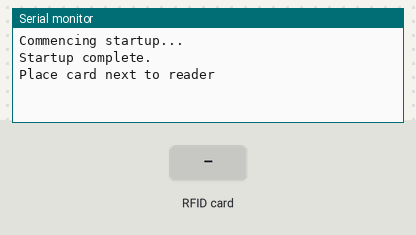
The sketch below on a simulated Arduino Uno, built with avr-gcc and run on an emulated ATmega328P. On the bench: the last lines printed to the serial monitor. The test bench sets the inputs (shaded band).

Above: at 1.2 s.
1.3 s: RFID card 16 9E 8D 8D held to the reader
At 2.4 s:
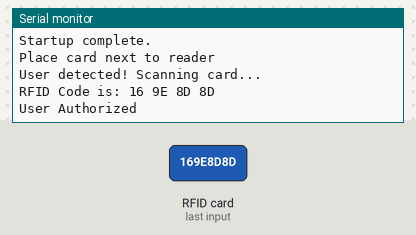
2.8 s: RFID card 5E 7A 19 C4 held to the reader
At 4.2 s:
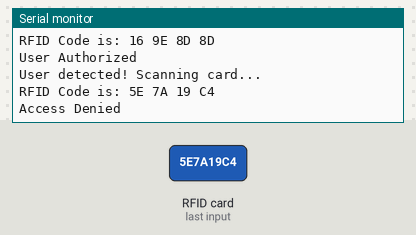

The sketch:

MFRC522_example.ino
```cpp
#include <MFRC522.h>
#include <SPI.h>

// Declare the pins involved with communicating to the RFID scanner
#define SS_PIN 10
#define RST_PIN 9
MFRC522 mfrc522(SS_PIN, RST_PIN);

void setup() {
  Serial.begin(9600);
  Serial.println("Commencing startup...");

  // Initiate the RFID and the serial data protocol
  // SPI - Serial Peripheral Interface
  SPI.begin();
  mfrc522.PCD_Init();

  Serial.println("Startup complete.");
  Serial.println("Place card next to reader");
}

void loop() {
  delay(300);
  // Check if a) A new card is present on the reader and
  // b) if we can read it's serial code
  if(mfrc522.PICC_IsNewCardPresent() && mfrc522.PICC_ReadCardSerial()) {
    // New card to read!
    Serial.println("User detected! Scanning card...");
    String RFID_code = "";
    for(byte i=0; i<4; i++) {
      // An RFID code consists of 4 hexadecimal numbers - add these to the input
      // Loop through the UID (Unique Identifier) to obtain all the values
      RFID_code.concat(String(mfrc522.uid.uidByte[i], HEX));

      // Put a space between the numbers for readability
      if(i<3) {RFID_code.concat(" ");}
    }

    RFID_code.toUpperCase();
    Serial.println("RFID Code is: " + RFID_code);

    // Check whether the keycard is authorized
    if(RFID_code == "16 9E 8D 8D") { // Change value here to card reading
      Serial.println("User Authorized");
    } else {
      Serial.println("Access Denied");
    }
  }
}
```

Measured:
- after the input at 1.3 s, the serial monitor: prints a new line at once (image 1)
- after the input at 2.8 s, the serial monitor: prints a new line after 0.18 s (image 2)
